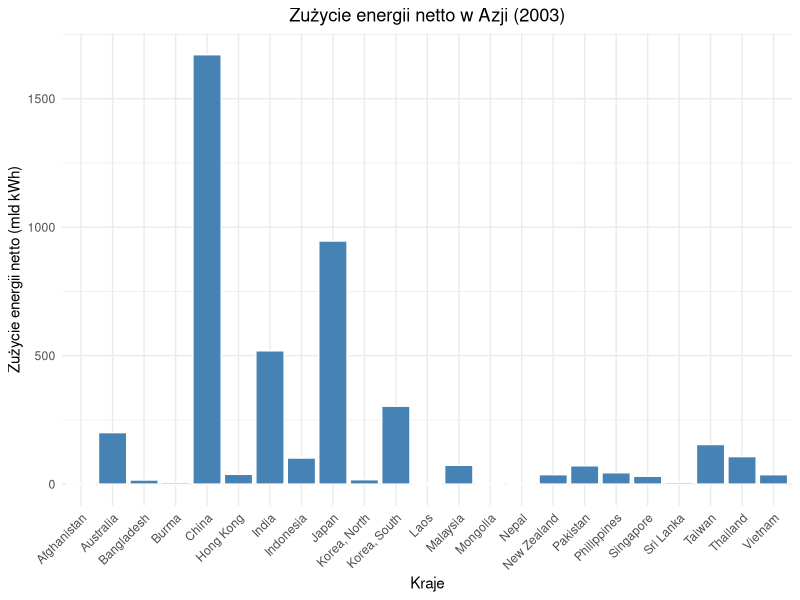
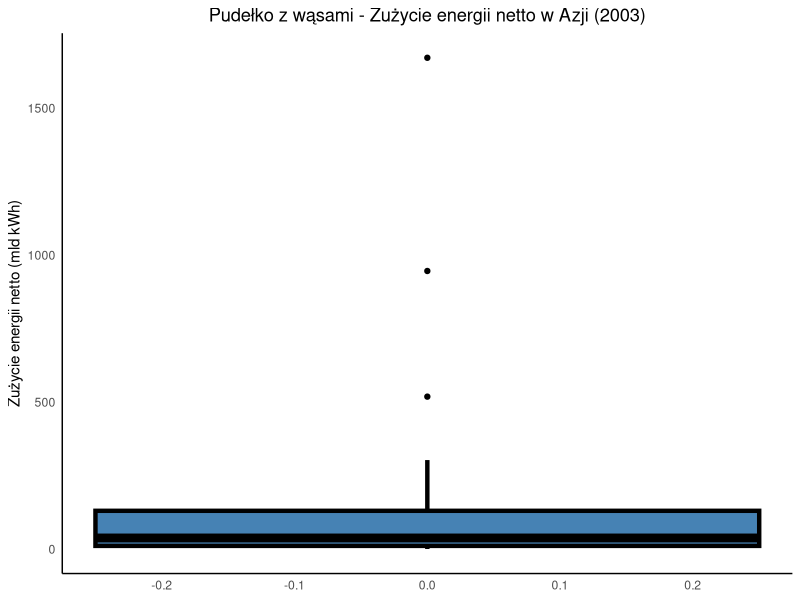
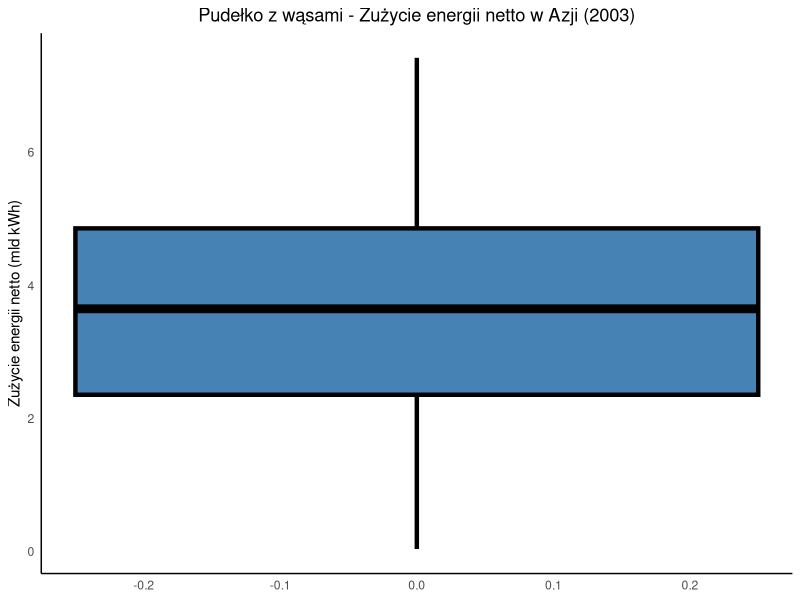
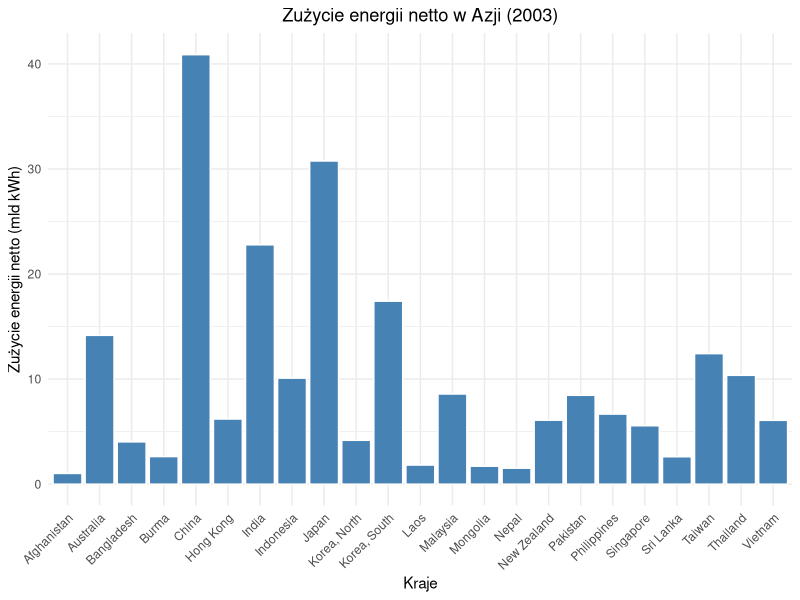
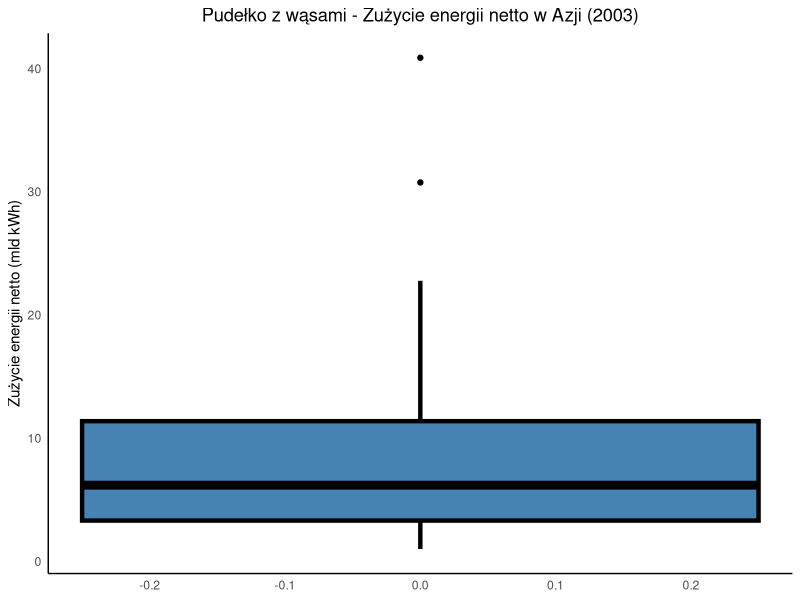
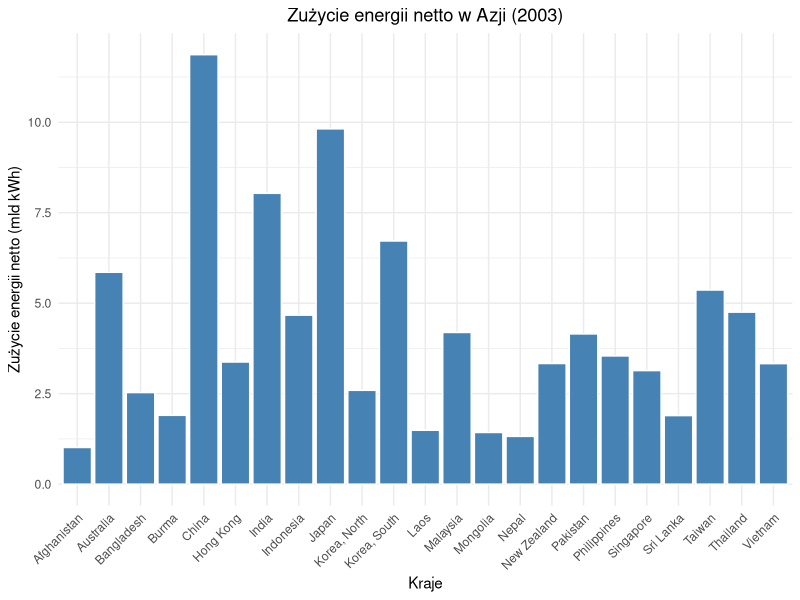
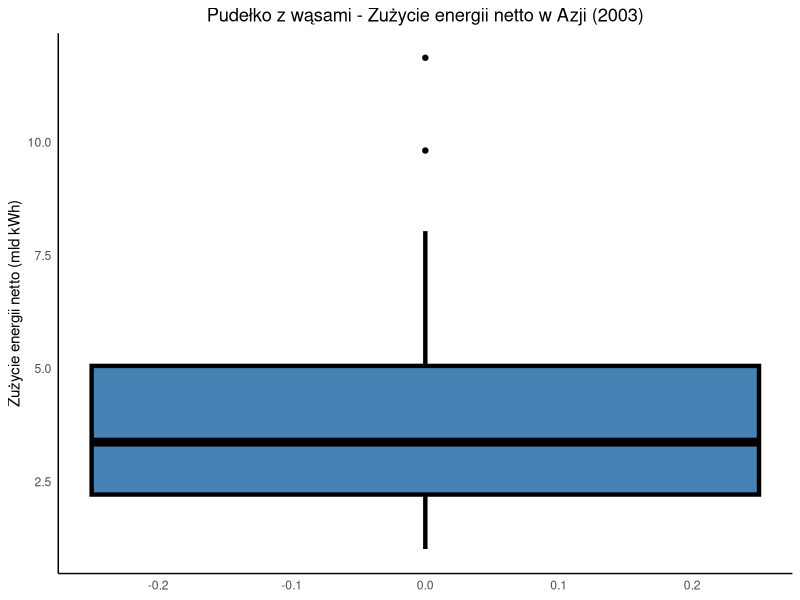

Write the R code that produced these figures, in order.
# install.packages("tseries")
# install.packages("readxl")
# install.packages("ggplot2")

library(readxl)
library(ggplot2)
library(tseries)

data <- read_excel("Data/energy.xlsx")

print(colnames(data))
data <- data[-nrow(data), ]

energy <- data$"Billions of Kilowatt-Hours"

mean_value <- mean(energy)
variance <- var(energy)
std_dev <- sd(energy)
median_value <- median(energy)
q1 <- quantile(energy, 0.25)
q3 <- quantile(energy, 0.75)
min_value <- min(energy)
max_value <- max(energy)
iqr <- IQR(energy)
skewness <- sum((energy - mean_value)^3) / (length(energy) * std_dev^3)
kurtosis <- sum((energy - mean_value)^4) / (length(energy) * std_dev^4) - 3

cat("Mean value:", mean_value, "\n")
cat("Variance:", variance, "\n")
cat("Standard devation:", std_dev, "\n")
cat("Median:", median_value, "\n")
cat("Q1:", q1, "\n")
cat("Q3:", q3, "\n")
cat("Minimum:", min_value, "\n")
cat("Maximum:", max_value, "\n")
cat("IQR:", iqr, "\n")
cat("Skewness:", skewness, "\n")
cat("Kurtosis:", kurtosis, "\n")


binwidth <- IQR(energy) / 4

histogram <- ggplot(data, aes(x = Country)) +
  geom_bar(aes(y = energy), stat = "identity", fill = "steelblue", color = "white") + 
  labs(x = "Kraje", y = "Zużycie energii netto (mld kWh)") +
  ggtitle("Zużycie energii netto w Azji (2003)") +
  theme_minimal() +
  theme(axis.text.x = element_text(angle = 45, hjust = 1),
        plot.title = element_text(hjust = 0.5))

print(histogram)
#ggsave("histogram_energia.pdf", plot = histogram, device = "pdf")

boxplot <- ggplot(data, aes(y = energy)) +
  geom_boxplot(fill = "steelblue", color = "black", width = 0.5, lwd = 1.5, lty = 1) + 
  labs(y = "Zużycie energii netto (mld kWh)") +
  ggtitle("Pudełko z wąsami - Zużycie energii netto w Azji (2003)") +
  theme_minimal() +
  theme(panel.grid.major = element_blank(),
        panel.grid.minor = element_blank(), 
        axis.line = element_line(), 
        plot.title = element_text(hjust = 0.5))

print(boxplot) 
#ggsave("boxplot_energia.pdf", plot = boxplot, device = "pdf") 


shapiro_result <- shapiro.test(energy)
print(shapiro_result)

ks_result <- ks.test(energy, "pnorm")
print(ks_result)

jarque_result <- jarque.bera.test(energy)
print(jarque_result)


transformed_log <- log(energy)
print(transformed_log)

histogram <- ggplot(data, aes(x = Country)) +
  geom_bar(aes(y = transformed_log), stat = "identity", fill = "steelblue", color = "white") +  
  labs(x = "Kraje", y = "Zużycie energii netto (mld kWh)") +
  ggtitle("Zużycie energii netto w Azji (2003)") +
  theme_minimal() +
  theme(axis.text.x = element_text(angle = 45, hjust = 1),
        plot.title = element_text(hjust = 0.5))

#print(histogram)  
#ggsave("histogram_energia_log.pdf", plot = histogram, device = "pdf")  

boxplot <- ggplot(data, aes(y = transformed_log)) +
  geom_boxplot(fill = "steelblue", color = "black", width = 0.5, lwd = 1.5, lty = 1) +  
  labs(y = "Zużycie energii netto (mld kWh)") +
  ggtitle("Pudełko z wąsami - Zużycie energii netto w Azji (2003)") +
  theme_minimal() +
  theme(panel.grid.major = element_blank(),
        panel.grid.minor = element_blank(),  
        axis.line = element_line(),  
        plot.title = element_text(hjust = 0.5))

print(boxplot)  
#ggsave("boxplot_energia_log.pdf", plot = boxplot, device = "pdf")  

shapiro_result <- shapiro.test(transformed_log)
jarque_result <- jarque.bera.test(transformed_log)
ks_result <- ks.test(transformed_log, "pnorm")

print("Przekształcenie logarytmiczne:")
print(shapiro_result)
print(jarque_result)
print(ks_result)

transformed_sqrt <- sqrt(energy)

histogram <- ggplot(data, aes(x = Country)) +
  geom_bar(aes(y = transformed_sqrt), stat = "identity", fill = "steelblue", color = "white") +  
  labs(x = "Kraje", y = "Zużycie energii netto (mld kWh)") +
  ggtitle("Zużycie energii netto w Azji (2003)") +
  theme_minimal() +
  theme(axis.text.x = element_text(angle = 45, hjust = 1),
        plot.title = element_text(hjust = 0.5))

print(histogram)  
#ggsave("histogram_energia_sqrt.pdf", plot = histogram, device = "pdf")  

boxplot <- ggplot(data, aes(y = transformed_sqrt)) +
  geom_boxplot(fill = "steelblue", color = "black", width = 0.5, lwd = 1.5, lty = 1) +  
  labs(y = "Zużycie energii netto (mld kWh)") +
  ggtitle("Pudełko z wąsami - Zużycie energii netto w Azji (2003)") +
  theme_minimal() +
  theme(panel.grid.major = element_blank(),
        panel.grid.minor = element_blank(),  
        axis.line = element_line(),  
        plot.title = element_text(hjust = 0.5))

print(boxplot)  
#ggsave("boxplot_energia_sqrt.pdf", plot = boxplot, device = "pdf")  

shapiro_result <- shapiro.test(transformed_sqrt)
jarque_result <- jarque.bera.test(transformed_sqrt)
ks_result <- ks.test(transformed_sqrt, "pnorm")

print("Przekształcenie pierwiastka kwadratowego:")
print(shapiro_result)
print(jarque_result)
print(ks_result)

transformed_cbrt <- energy^(1/3)

histogram <- ggplot(data, aes(x = Country)) +
  geom_bar(aes(y = transformed_cbrt), stat = "identity", fill = "steelblue", color = "white") +  
  labs(x = "Kraje", y = "Zużycie energii netto (mld kWh)") +
  ggtitle("Zużycie energii netto w Azji (2003)") +
  theme_minimal() +
  theme(axis.text.x = element_text(angle = 45, hjust = 1),
        plot.title = element_text(hjust = 0.5))

print(histogram)  
#ggsave("histogram_energia_cbrt.pdf", plot = histogram, device = "pdf")  

boxplot <- ggplot(data, aes(y = transformed_cbrt)) +
  geom_boxplot(fill = "steelblue", color = "black", width = 0.5, lwd = 1.5, lty = 1) +  
  labs(y = "Zużycie energii netto (mld kWh)") +
  ggtitle("Pudełko z wąsami - Zużycie energii netto w Azji (2003)") +
  theme_minimal() +
  theme(panel.grid.major = element_blank(),
        panel.grid.minor = element_blank(),  
        axis.line = element_line(),  
        plot.title = element_text(hjust = 0.5))

print(boxplot)  
#ggsave("boxplot_energia_cbrt.pdf", plot = boxplot, device = "pdf")  

shapiro_result <- shapiro.test(transformed_cbrt)
jarque_result <- jarque.bera.test(transformed_cbrt)
ks_result <- ks.test(transformed_cbrt, "pnorm")

print("Przekształcenie pierwiastka sześciennego:")
print(shapiro_result)
print(jarque_result)
print(ks_result)
